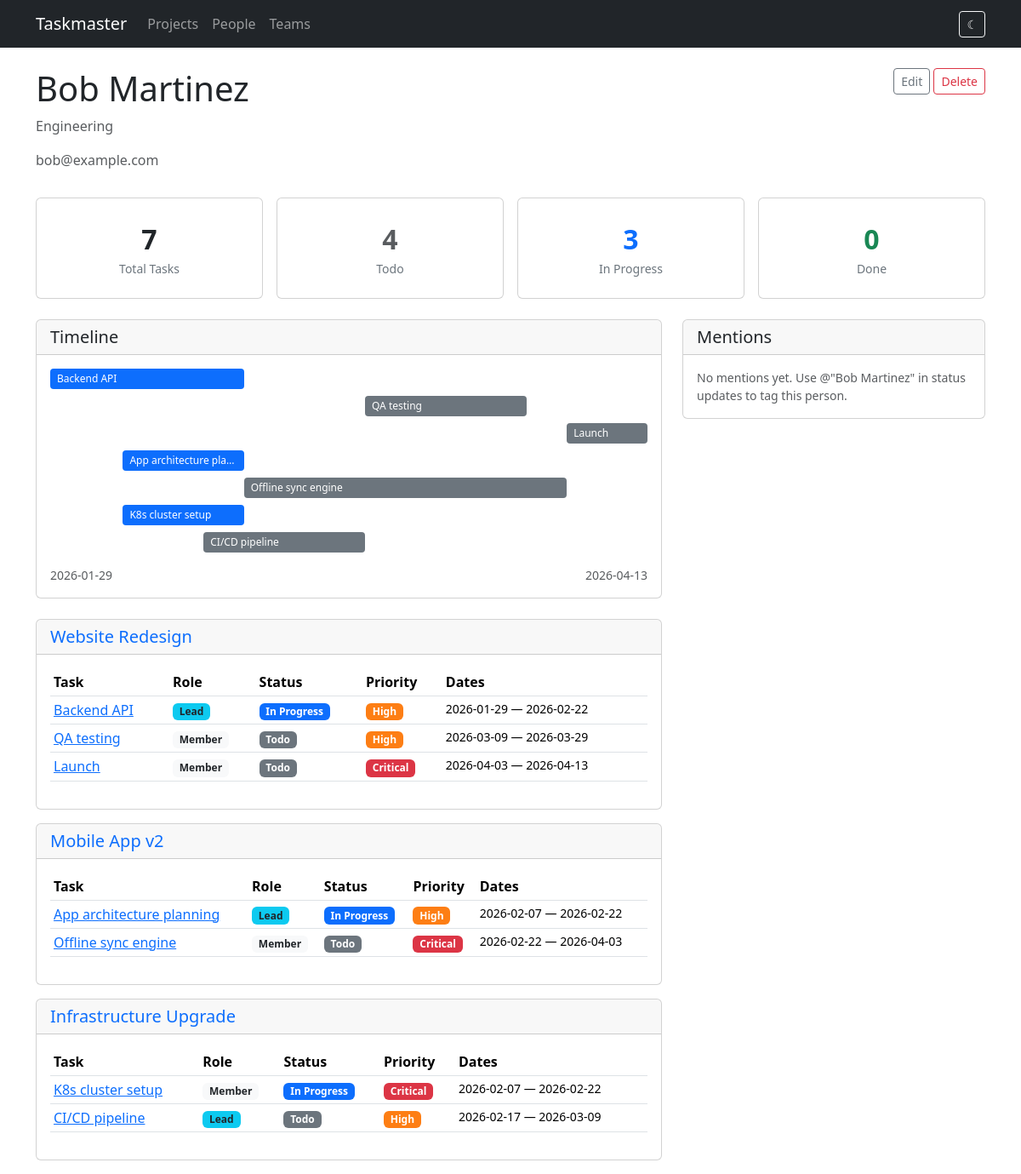
The page /people/2 on the database as committed earlier.
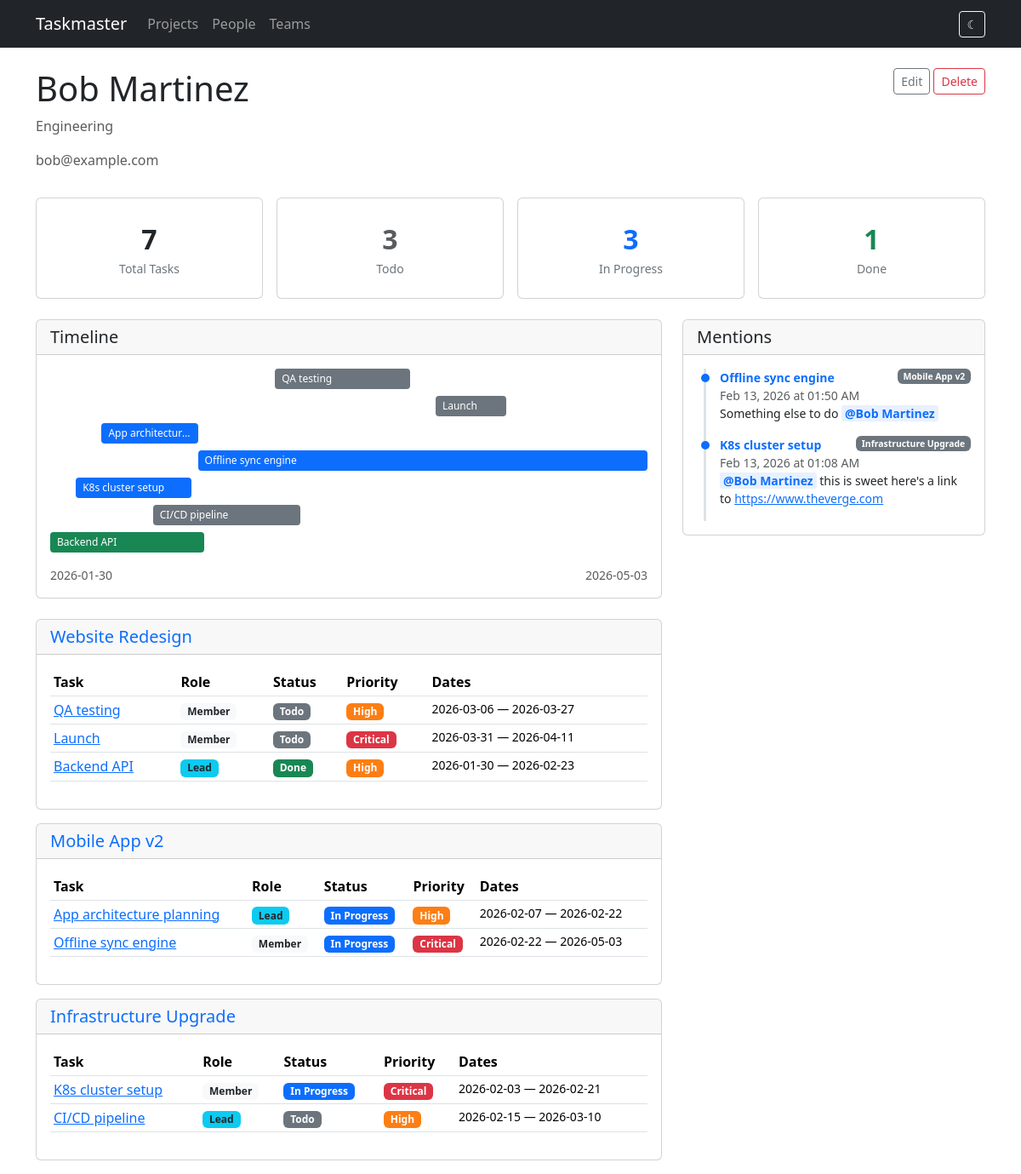
The same page on the database as committed later.
### models.py (models this page shows, shortened)
class Task(db.Model):
    id = db.Column(db.Integer, primary_key=True)
    title = db.Column(db.String(200), nullable=False)
    description = db.Column(db.Text)
    project_id = db.Column(db.Integer, db.ForeignKey('project.id'), nullable=False)
    start_date = db.Column(db.Date, nullable=False)
    end_date = db.Column(db.Date, nullable=False)
    status = db.Column(db.String(20), default='todo')  # todo, in_progress, done
    priority = db.Column(db.String(20), default='medium')  # low, medium, high, critical
    assignments = db.relationship('TaskAssignment', backref='task', lazy=True,
                                   cascade='all, delete-orphan')
    tags = db.relationship('Tag', secondary=task_tags, backref=db.backref('tasks', lazy=True))
    milestones = db.relationship('Milestone', backref='task', lazy=True,
                                 order_by='Milestone.date', cascade='all, delete-orphan')
    status_updates = db.relationship('StatusUpdate', backref='task', lazy=True,
                                     order_by='StatusUpdate.created_at.desc()',
                                     cascade='all, delete-orphan')
    dependencies = db.relationship(
        'Task',
        secondary='task_dependency',
        primaryjoin='Task.id == TaskDependency.task_id',
        secondaryjoin='Task.id == TaskDependency.depends_on_id',
        backref=db.backref('dependents', lazy=True),
        lazy=True,
    )
    @property
    def lead(self):
        for a in self.assignments:
            if a.is_lead:
                return a.person
        return None

class Project(db.Model):
    id = db.Column(db.Integer, primary_key=True)
    name = db.Column(db.String(200), nullable=False)
    description = db.Column(db.Text)
    start_date = db.Column(db.Date)
    end_date = db.Column(db.Date)
    status = db.Column(db.String(20), default='active')  # active, completed, on_hold
    tasks = db.relationship('Task', backref='project', lazy=True, cascade='all, delete-orphan')

class Person(db.Model):
    id = db.Column(db.Integer, primary_key=True)
    name = db.Column(db.String(120), nullable=False)
    email = db.Column(db.String(120))
    team_id = db.Column(db.Integer, db.ForeignKey('team.id'))
    assignments = db.relationship('TaskAssignment', backref='person', lazy=True)

class StatusUpdate(db.Model):
    id = db.Column(db.Integer, primary_key=True)
    task_id = db.Column(db.Integer, db.ForeignKey('task.id'), nullable=False)
    content = db.Column(db.Text, nullable=False)
    created_at = db.Column(db.DateTime, default=datetime.utcnow)
    mentions = db.relationship('Person', secondary=status_update_mentions,
                               backref=db.backref('mentioned_in', lazy=True))

### routes/people.py (the view)
@bp.route('/people/<int:id>')
def detail(id):
    person = Person.query.get_or_404(id)
    person_tasks = [a.task for a in person.assignments]
    tasks_by_project = {}
    for task in person_tasks:
        proj = task.project
        if proj.id not in tasks_by_project:
            tasks_by_project[proj.id] = {'project': proj, 'tasks': []}
        tasks_by_project[proj.id]['tasks'].append(task)
    mentioned_updates = StatusUpdate.query.filter(
        StatusUpdate.mentions.any(id=person.id)
    ).order_by(StatusUpdate.created_at.desc()).all()
    task_ids = [t.id for t in person_tasks]
    upcoming_milestones = Milestone.query.filter(
        Milestone.task_id.in_(task_ids),
        Milestone.date >= date.today()
    ).order_by(Milestone.date).all() if task_ids else []
    return render_template('people/detail.html', person=person,
                           person_tasks=person_tasks,
                           tasks_by_project=tasks_by_project,
                           mentioned_updates=mentioned_updates,
                           upcoming_milestones=upcoming_milestones)

### templates/people/detail.html (shortened to what the changed rows need)
{% extends "base.html" %}
{% block content %}
<div class="d-flex justify-content-between align-items-start mb-3">
    <div>
        <h1>{{ person.name }}</h1>
        {% if person.team %}<p class="text-muted">{{ person.team.name }}</p>{% endif %}
        {% if person.email %}<p class="text-muted">{{ person.email }}</p>{% endif %}
    </div>
</div>
{% set total = person_tasks|length %}
{% set todo = person_tasks|selectattr('status', 'equalto', 'todo')|list|length %}
{% set in_prog = person_tasks|selectattr('status', 'equalto', 'in_progress')|list|length %}
{% set done_count = person_tasks|selectattr('status', 'equalto', 'done')|list|length %}
<div class="row g-3 mb-4">
    <div class="col-md-3"><div class="card stat-card"><div class="stat-number text-muted">{{ todo }}</div><div class="stat-label">Todo</div></div></div>
    <div class="col-md-3"><div class="card stat-card"><div class="stat-number text-success">{{ done_count }}</div><div class="stat-label">Done</div></div></div>
</div>
<div class="row g-4">
<div class="col-lg-8">
    {% if person_tasks %}
    <div class="card mb-4">
        <div class="card-header"><h5 class="mb-0">Timeline</h5></div>
        <div class="card-body">
            {% set all_tasks = person_tasks %}
            {% set min_date = all_tasks|map(attribute='start_date')|min %}
            {% set max_date = all_tasks|map(attribute='end_date')|max %}
            {% set total_days = (max_date - min_date).days if max_date != min_date else 1 %}
            <div style="position: relative; min-height: {{ all_tasks|length * 32 }}px;">
                {% for task in all_tasks %}
                {% set offset_days = (task.start_date - min_date).days %}
                {% set duration_days = (task.end_date - task.start_date).days %}
                {% set left_pct = (offset_days / total_days * 100) %}
                {% set width_pct = (duration_days / total_days * 100) %}
                <div class="timeline-bar badge-{{ task.status }}"
                     style="position: absolute; top: {{ loop.index0 * 32 }}px; left: {{ left_pct }}%; width: {{ [width_pct, 5]|max }}%;"
                     title="{{ task.title }} ({{ task.start_date }} to {{ task.end_date }})">
                    <a href="{{ url_for('tasks.detail', id=task.id) }}" class="text-white text-decoration-none">{{ task.title }}</a>
                </div>
                {% endfor %}
            </div>
            <div class="d-flex justify-content-between mt-2 small text-muted">
                <span>{{ min_date }}</span>
                <span>{{ max_date }}</span>
            </div>
        </div>
    </div>
    {% endif %}
    {% if tasks_by_project %}
    {% for proj_id, group in tasks_by_project.items() %}
    <div class="card mb-3">
        <div class="card-header">
            <h5 class="mb-0">
                <a href="{{ url_for('projects.detail', id=group.project.id) }}" class="text-decoration-none">
                    {{ group.project.name }}
                </a>
            </h5>
        </div>
        <div class="card-body">
            <div class="table-responsive">
                <table class="table table-hover table-sm">
                    <thead>
                        <tr><th>Task</th><th>Role</th><th>Status</th><th>Priority</th><th>Dates</th></tr>
                    </thead>
                    <tbody>
                        {% for task in group.tasks %}
                        <tr>
                            <td><a href="{{ url_for('tasks.detail', id=task.id) }}">{{ task.title }}</a></td>
                            <td>
                                {% if task.lead and task.lead.id == person.id %}
                                <span class="badge bg-info text-dark">Lead</span>
                                {% else %}
                                <span class="badge bg-light text-dark">Member</span>
                                {% endif %}
                            </td>
                            <td><span class="badge badge-{{ task.status }}">{{ task.status | replace('_', ' ') | title }}</span></td>
                            <td><span class="badge badge-{{ task.priority }}">{{ task.priority | title }}</span></td>
                            <td class="small">{{ task.start_date }} &mdash; {{ task.end_date }}</td>
                        </tr>
                        {% endfor %}
                    </tbody>
                </table>
            </div>
        </div>
    </div>
    {% endfor %}
    {% else %}
    <div class="text-center py-5">
        <p class="text-muted">No tasks assigned to this person yet.</p>
    </div>
    {% endif %}
</div>
<div class="col-lg-4">
    <div class="card" style="position: sticky; top: 1rem;">
        <div class="card-body" style="max-height: 80vh; overflow-y: auto;">
            {% if mentioned_updates %}
            <div class="status-timeline">
                {% for update in mentioned_updates %}
                <div class="update-item">
                    <div class="d-flex justify-content-between align-items-start">
                        <a href="{{ url_for('tasks.detail', id=update.task.id) }}" class="fw-semibold small text-decoration-none">{{ update.task.title }}</a>
                        <span class="badge bg-secondary" style="font-size:0.65em">{{ update.task.project.name }}</span>
                    </div>
                    <div class="text-muted small">{{ update.created_at.strftime('%b %d, %Y at %I:%M %p') }}</div>
                    <div class="small">{{ update.content|render_mentions }}</div>
                </div>
                {% endfor %}
            </div>
            {% else %}
            <p class="text-muted mb-0 small">No mentions yet. Use @"{{ person.name }}" in status updates to tag this person.</p>
            {% endif %}
        </div>
    </div>
</div>
</div>
{% endblock %}

Rows that differ between the two databases and show on the page:
shown differently, row unchanged: Person "Bob Martinez": name "Bob Martinez" → (not shown)
changed Task "QA testing": start_date "2026-03-09" → "2026-03-06"; end_date "2026-03-29" → "2026-03-27"
changed Task "Launch": start_date "2026-04-03" → "2026-03-31"; end_date "2026-04-13" → "2026-04-11"
computed for Task "App architecture planning": title "App architecture pla…" → "App architectur…"
changed Task "Offline sync engine": status "Todo" → "In Progress"; end_date "2026-04-03" → "2026-05-03"
changed Task "K8s cluster setup": start_date "2026-02-07" → "2026-02-03"; end_date "2026-02-22" → "2026-02-21"
changed Task "CI/CD pipeline": start_date "2026-02-17" → "2026-02-15"; end_date "2026-03-09" → "2026-03-10"
changed Task "Backend API": start_date "2026-01-29" → "2026-01-30"; status "In Progress" → "Done"; end_date "2026-02-22" → "2026-02-23"; moves down the list
added StatusUpdate: task "Offline sync engine", task.project.name "Mobile App v2", created_at "Feb 13, 2026 at 01:50 AM", content|render_mentions "Something else to do @Bob Martinez"
added StatusUpdate: task "K8s cluster setup", task.project.name "Infrastructure Upgrade", created_at "Feb 13, 2026 at 01:08 AM", content|render_mentions "@Bob Martinez this is sweet here's a link to https://www.theverge.com"
Other text that changed with them:
{{ todo }}: "4" → "3"
{{ done_count }}: "0" → "1"
{{ max_date }}: "2026-04-13" → "2026-05-03"
text no longer shown: "No mentions yet. Use @\" \" in status updates to tag this person."
